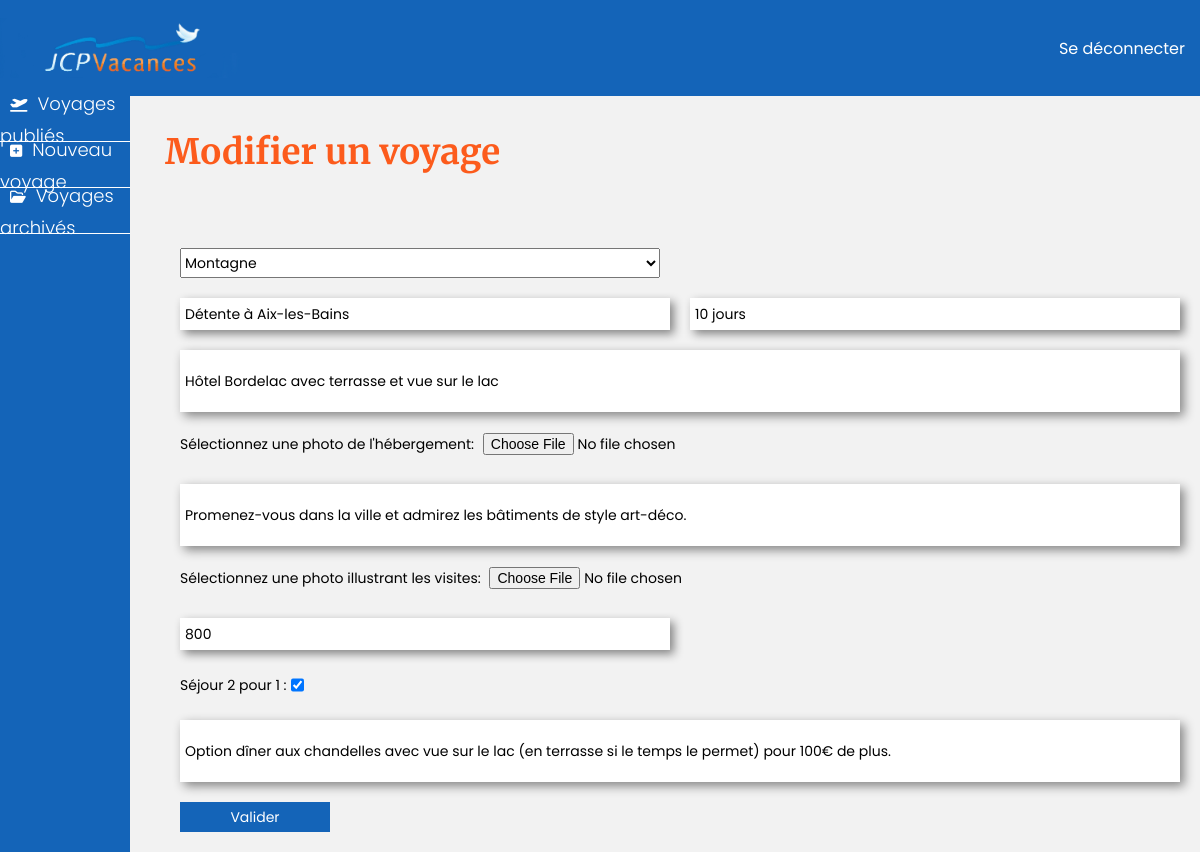
The page /form.php?id=30 (signed in) on the database its author committed.
### tables this page shows
CREATE TABLE IF NOT EXISTS `travels` (
  `travel_id` int NOT NULL AUTO_INCREMENT,
  `pack_id` int NOT NULL,
  `category_id` int NOT NULL,
  `title` varchar(300) NOT NULL,
  `duration` varchar(300) NOT NULL,
  `price` double NOT NULL,
  `price-infos` varchar(1000) NOT NULL,
  `bnb-infos` varchar(1000) NOT NULL,
  `bnb-photo-url` varchar(300) NOT NULL,
  `visits-infos` varchar(1000) NOT NULL,
  `visits-photo-url` varchar(300) NOT NULL,
  PRIMARY KEY (`travel_id`)
);

### classes/travel.php (called while the page is built, shortened)
<?php
    class Travel {
        public function getAllTravelsById($travelId){
            include_once "db.php";
            $db = new Db();
            $db->login();
            $request = $db->connexion->query("
            SELECT * FROM `travels` WHERE `travel_id` = $travelId
            ");
            $datas=$request->fetch();
            return $datas;
        }
    }
?>

### classes/db.php (called while the page is built, shortened)
<?php
class Db{
    private $serverName;
    private $userName;
    private $password;
    private $databaseName;
    function __construct(){
        $this->serverName="localhost";
        $this->userName="root";
        $this->password="";
        $this->databaseName="jcpvacances";
    }
    function login(){
        try{
            $this->connexion = new PDO("mysql:host=$this->serverName;dbname=$this->databaseName", $this->userName, $this->password);
        }
        catch(PDOException $e){
        echo "Erreur : " . $e->getMessage() . "<br>";
        }
    }
}
?>

### form.php (the view, shortened to what this page needs)
<!DOCTYPE html>
<html lang="fr">
<head>
    <link rel="stylesheet" href="style/style.css">
    <link rel="stylesheet" href="style/formstyle.css">
</head>
<body>
    <header>
        <img src="images/logo_png.png" alt="" class="light_logo">
        <a href="actions/logout.php" class="logout">Se déconnecter</a>
    </header>
    <main>
        <nav>
            <div class="nav_link">
                <a href="dashboard.php"><i class="fa-solid fa-plane-departure"></i>Voyages publiés</a>
            </div>
            <div class="nav_link">
                <a href="form.php"><i class="fa-solid fa-square-plus"></i>Nouveau voyage</a>
            </div>
            <div class="nav_link">
                <a href="#"><i class="fa-regular fa-folder-open"></i>Voyages archivés</a>
            </div>
        </nav>
        <section>
        <?php
            if (isset($_GET['id'])){
                $travel_id = $_GET['id'];
                echo "<h1>Modifier un voyage</h1>";
                include_once "classes/travel.php";
                $travel = new Travel;
                $travelById = $travel->getAllTravelsById($travel_id);
            } else {
                echo "<h1>Nouveau voyage</h1>";
            }
        ?>
        <form action="actions/add_and_update.php" method="POST" enctype="multipart/form-data">
            <div class="form_line">
                <select name="category" class="little_input" id="">
                    <option value="2" <?php echo(isset($travelById['category_id'])&&$travelById['category_id']==2)? "selected": '';?>>Montagne</option>
                </select>
            </div>
            <div class="form_line">
                <input type="text" name="travel_name" class="little_input" placeholder="Nom du voyage" value="<?php echo (isset($travelById['title']))? $travelById['title']: '';?>">
                <input type="text" name="travel_duration" class="little_input" placeholder="Durée du voyage" value="<?php echo (isset($travelById['duration']))? $travelById['duration']: '';?>">
            </div>
            <div class="form_line">
                <input type="text" name="bnb_infos" class="big_input" placeholder="Informations sur l'hébergement" value="<?php echo (isset($travelById['bnb-infos']))? $travelById['bnb-infos']: '';?>">
            </div>
            <div class="form_line">
                <div>
                    <label for="bnb_photo">Sélectionnez une photo de l'hébergement:</label>
                    <input type="file" id="bnb_photo" name="bnb_photo" accept="image/png, image/jpeg" files="<?php echo (isset($travelById['bnb-photo-url']))? $travelById['bnb-photo-url']: '';?>">
                </div>
            </div>
            <div class="form_line">
                <input type="text" class="big_input" name="visits_infos" placeholder="Quelques idées découvertes" value="<?php echo (isset($travelById['visits-infos']))? $travelById['visits-infos']: '';?>">
            </div>
            <div class="form_line">
                <div>
                    <label for="visits_photo">Sélectionnez une photo illustrant les visites:</label>
                    <input type="file" id="visits_photo" name="visits_photo" accept="image/png, image/jpeg" files="<?php echo (isset($travelById['visits-photo-url']))? $travelById['visits-photo-url']: '';?>">
                </div>
            </div>
            <div class="form_line">
                <input type="text" class="little_input" name="price" placeholder="Tarif" value="<?php echo (isset($travelById['price']))? $travelById['price']: '';?>">
            </div>
            <div class="form_line">
                <div class="little_input">
                    <label for="pack">Séjour 2 pour 1 :</label>
                    <input type="checkbox" name="pack" id="pack" <?php echo(isset($travelById['pack_id'])&&$travelById['pack_id']==2)? "checked": '';?>>
                </div>
            </div>
            <div class="form_line">
                <input type="text" name="price_infos" class="big_input" placeholder="Informations sur les tarifs et options" value="<?php echo (isset($travelById['price-infos']))? $travelById['price-infos']: '';?>">
            </div>
            <div class="form_line">
                <input type="submit" value="Valider" class="submit_button">
            </div>
        </form>
</body>
</html>

### style/style.css (style rules this page uses)
* { font-size: 14px; font-family: "Poppins", sans-serif; }
body { margin: 0; padding: 0; background-color: #F2F2F2; }
header { height : 12vh; background-color: #1464B8; display: flex; justify-content: space-between; align-items: center; }
.light_logo { width: 20vw; height: auto; }
.logout { font-size: 16px; padding-right: 15px; border: none; color: white; background-color: transparent; cursor: pointer; text-decoration: none; }
main { display: flex; flex-direction: row; }
nav { display: flex; flex-direction: column; align-items: center; width: 20vw; min-height: 88vh; background-color: #1464B8; }
.nav_link { border-bottom: 1px solid white; height: 45px; width: 100%; display: flex; justify-content: center; align-items: center; }
nav a { text-decoration: none; color: white; font-size: 18px; font-weight: 300; }
nav i { color: white; padding: 10px; }
section { padding-left: 30px; }
h1 { font-family: "Merriweather", serif; font-size: 35px; color :#FC5B1C; padding: 5px; }
input { border: none; min-height: 30px; padding: 1px 5px; }
.submit_button { background-color: #1464B8; cursor: pointer; border: none; height: 30px; width: 150px; color: white; }

### style/formstyle.css (style rules this page uses)
form { padding: 20px; }
input[type="text"] { box-shadow: 4px 4px 10px #848484; }
.form_line { width: 1000px; padding-top: 20px; display: flex; flex-direction: row; justify-content: space-between; align-items: center; }
.little_input { width: 480px; height: 30px; display: flex; flex-direction: row; align-items: center; }
.big_input { width: 1000px; height: 60px; }

### rows shown on the page
travels: category "Montagne", travel_name "Détente à Aix-les-Bains", travel_duration "10 jours", bnb_infos "Hôtel Bordelac avec terrasse et vue sur le lac", visits_infos "Promenez-vous dans la ville et admirez les bâtiments de style art-déco.", price "800", pack_id "☑", price_infos "Option dîner aux chandelles avec vue sur le lac (en terrasse si le temps le permet) pour 100€ de plus."
